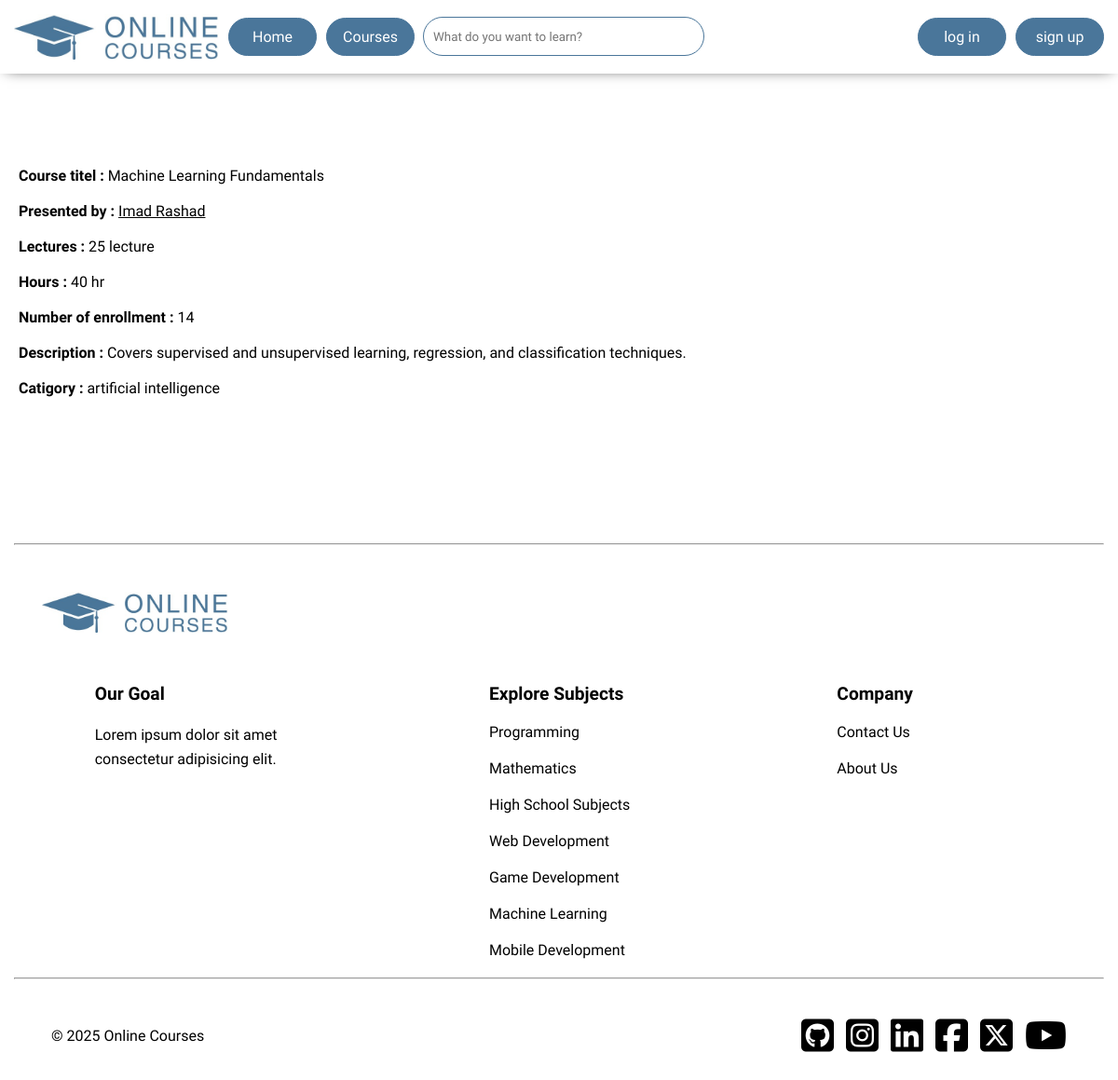
The app's page /course_view.php?course_id=46 with its own data.
### tables this page shows
CREATE TABLE `courses` (
  `course_id` int(11) NOT NULL,
  `course_title` varchar(50) NOT NULL,
  `number_of_lectures` int(11) DEFAULT NULL,
  `number_of_hours` int(11) DEFAULT NULL,
  `cover_picture_name` varchar(50) DEFAULT NULL,
  `category` varchar(50) NOT NULL,
  `number_of_enrollment` int(11) DEFAULT 0,
  `description` varchar(255) NOT NULL
);

CREATE TABLE `course_teachers` (
  `teacher_id` int(11) NOT NULL,
  `course_id` int(11) NOT NULL
);

CREATE TABLE `teachers` (
  `teacher_id` int(11) NOT NULL,
  `name` varchar(50) NOT NULL,
  `email` varchar(50) NOT NULL,
  `user_name` varchar(50) NOT NULL,
  `password` varchar(50) NOT NULL
);

### functions.php (called while the page is built, shortened)
<?php
function get_all_info_about_these_courses($courses_ids_array){
  $server = "localhost";
  $userName = "root";
  $password = "";
  $databaseName = "online_courses";
  $db = new mysqli($server, $userName, $password, $databaseName);
  $query = "SELECT * from courses where courses.course_id = ?";
  foreach($courses_ids_array as $id){
    $stat = $db->prepare($query);
    $stat->bind_param('i', $id);
    $stat->execute();
    $results = $stat->get_result()->fetch_all(MYSQLI_ASSOC);
    $all_info[] = $results[0];
  }
  return $all_info;
}
function get_teacher_id_from_database($course_id){
  $server = "localhost";
  $userName = "root";
  $password = "";
  $databaseName = "online_courses";
  $db = new mysqli($server, $userName, $password, $databaseName);
  $query = "SELECT course_teachers.teacher_id from course_teachers where course_teachers.course_id = ?";
  $stat = $db->prepare($query);
  $stat->bind_param('i', $course_id);
  $stat->execute();
  $results = $stat->get_result()->fetch_all(MYSQLI_ASSOC);
  return trim($results[0]['teacher_id']);
}
function get_teacher_name_from_database($teacher_id){
  $server = "localhost";
  $userName = "root";
  $password = "";
  $databaseName = "online_courses";
  $db = new mysqli($server, $userName, $password, $databaseName);
  $query = "SELECT teachers.name from teachers where teachers.teacher_id = ?";
  $stat = $db->prepare($query);
  $stat->bind_param('i', $teacher_id);
  $stat->execute();
  $results = $stat->get_result()->fetch_all(MYSQLI_ASSOC);
  return trim($results[0]['name']);
}
function get_teacher_email_from_database($teacher_id){
  $server = "localhost";
  $userName = "root";
  $password = "";
  $databaseName = "online_courses";
  $db = new mysqli($server, $userName, $password, $databaseName);
  $query = "SELECT teachers.email from teachers WHERE teachers.teacher_id = ?";
  $stat = $db->prepare($query);
  $stat->bind_param('i', $teacher_id);
  $stat->execute();
  $results = $stat->get_result()->fetch_all(MYSQLI_ASSOC);
  return trim($results[0]['email']);
}
?>

### course_view.php (the view, shortened to what this page needs)
<?php
  require("functions.php");
?>
<?php
    $teacher_id = get_teacher_id_from_database($_GET['course_id']);
    $teacher_name = get_teacher_name_from_database($teacher_id);
    $teacher_email = get_teacher_email_from_database($teacher_id);
    $course_id[] = $_GET['course_id'];
    $course_info = get_all_info_about_these_courses($course_id);
?>
<!DOCTYPE html>
<html lang="en">
<head>
  <link rel="stylesheet" href="css/master.css?v=<?php echo time(); ?>">
  <link rel="stylesheet" href="css/all.css">
</head>
<body>
<header>
  <div class="container">
    <img src="imgs/logo.jpeg" alt="logo">
    <div class="main-buttons">
      <a href="index.php">Home</a>
      <a href="related_pages/courses.php">Courses</a>
    </div>
    <form action="related_pages/courses.php" method="post">
        <input type="search" placeholder="What do you want to learn?" name="search">
    </form>
    <div class="secondary-buttons" <?php if(isset($_SESSION['user_name'])){ echo "style='display: none;'"; } ?>>
      <a href="related_pages/login.php">log in</a>
      <a href="related_pages/signup.php">sign up</a>
    </div>
  </div>
</header>
  <div class="course_info" style="margin: 100px 0;padding: 0 20px;">
    <div class="container">
      <div class="course-title"><b>Course titel : </b><?php echo $course_info[0]['course_title'] ;?></div><br>
      <div class="course-presenter"><b>Presented by : </b><a href="teacher_view.php?teacher_id=<?php echo $teacher_id; ?>&teacher_name=<?php echo $teacher_name; ?>&teacher_email=<?php echo $teacher_email; ?>"><?php echo $teacher_name; ?></a></div><br>
      <div class="number-of-lectures"><b>Lectures : </b><?php echo $course_info[0]['number_of_lectures'] ;?> lecture</div><br>
      <div class="number-of-hours"><b>Hours : </b><?php echo $course_info[0]['number_of_hours'] ;?> hr</div><br>
      <div class="number-of-enrollment"><b>Number of enrollment : </b><?php echo $course_info[0]['number_of_enrollment'] ;?></div><br>
      <div class="course-description"><b>Description : </b><?php echo $course_info[0]['description'] ;?></div><br>
      <div class="course-catigory"><b>Catigory : </b><?php echo $course_info[0]['category'] ;?></div><br>
      <br><br>
    </div>
  </div>
  <footer>
    <div class="container">
      <hr>
      <div class="logo"><img src="imgs/logo.jpeg" alt="logo"></div>
      <div class="links-container">
        <div class="our-goal">
          <h3>Our Goal</h3>
          <p>Lorem ipsum dolor sit amet consectetur adipisicing elit.</p>
        </div>
        <div class="explore-subjects">
          <h3>Explore Subjects</h3>
          <ul>
            <li><a href="#">Programming</a></li>
            <li><a href="#">Mathematics</a></li>
            <li><a href="#">High School Subjects</a></li>
            <li><a href="#">Web Development</a></li>
            <li><a href="#">Game Development</a></li>
            <li><a href="#">Machine Learning</a></li>
            <li><a href="#">Mobile Development</a></li>
          </ul>
        </div>
        <div class="company">
          <h3>Company</h3>
          <ul>
            <li><a href="#">Contact Us</a></li>
            <li><a href="#">About Us</a></li>
          </ul>
        </div>
      </div>
      <hr>
      <div class="copy-right-and-socail-media">
        <div class="copy-right">&copy; 2025 Online Courses</div>
        <ul>
          <li><a href="#"><i class="fa-brands fa-square-github"></i></a></li>
          <li><a href="#"><i class="fa-brands fa-square-instagram"></i></a></li>
          <li><a href="#"><i class="fa-brands fa-linkedin"></i></a></li>
          <li><a href="#"><i class="fa-brands fa-square-facebook"></i></a></li>
          <li><a href="#"><i class="fa-brands fa-square-x-twitter"></i></a></li>
          <li><a href="#"><i class="fa-brands fa-youtube"></i></a></li>
        </ul>
      </div>
    </div>
  </footer>
</body>
</html>

### css/master.css (style rules this page uses)
:root { --main-color: #4a769a; --secondary-color: #f7f9fa; --main-transition: .2s; --main-section-margin-top: 100px; }
* { margin: 0; padding: 0; box-sizing: border-box; font-family: 'Comfortaa', sans-serif; }
.container { width: 100%; margin: auto; }
ul { list-style: none; }
@media only screen and (min-width: 768px) { .container { width: 750px; } }
@media only screen and (min-width: 992px) { .container { width: 970px; } }
@media only screen and (min-width: 1200px) { .container { width: 1170px; } }
header { padding: 15px 10px; box-shadow: 0 1px 15px -7px; position: sticky; top: 0; z-index: 100; background-color: white; }
header .container { display: grid; align-items: center; grid-template-columns: auto auto 1fr auto; grid-template-rows: auto; }
header .container > img { width: 220px; }
header .main-buttons { display: flex; margin: 0 10px; }
header .main-buttons a:first-child, header .secondary-buttons a:first-child { margin-right: 10px; }
header input { height: 40px; border-radius: 25px; padding: 10px; outline: 1px solid var(--main-color); border: none; width: 300px; }
header .secondary-buttons { display: flex; }
header a { background-color: var(--main-color); color: white; text-decoration: none; padding: 10px; font-size: 16px; min-width: 95px; display: block; text-align: center; border-radius: 25px; transition: var(--main-transition); border: 1px solid var(--main-color); }
footer .container { margin-top: var(--main-section-margin-top); }
footer .container a { color: black; text-decoration: none; }
footer .container .logo img { width: 200px; margin: 50px 30px; }
footer .container .links-container { display: grid; grid-template-columns: auto auto auto; justify-content: space-around; }
footer .container .links-container > div { max-width: 250px; min-width: 200px; }
footer .container .links-container > div > h3 { font-size: larger; margin-bottom: 20px; }
footer .container .links-container > div > ul > li { margin: 20px 0; }
footer .container .links-container .our-goal p { line-height: 1.6; }
footer .container .copy-right-and-socail-media { display: flex; justify-content: space-between; padding: 40px; align-items: center; }
footer .container .copy-right-and-socail-media ul { display: flex; }
footer .container .copy-right-and-socail-media ul li:first-child i { margin-left: 0; }
footer .container .copy-right-and-socail-media ul li a { cursor: pointer; }
footer .container .copy-right-and-socail-media ul li a i { font-size: 40px; margin-left: 13px; }

### course_view.php (style rules this page uses)
.course-presenter a { color: black; }

### records on screen
courses: course_title "Machine Learning Fundamentals", number_of_lectures "25", number_of_hours "40", number_of_enrollment "14", description "Covers supervised and unsupervised learning, regression, and classification techniques.", category "artificial intelligence"
course_teachers: teacher.name "Imad Rashad"
